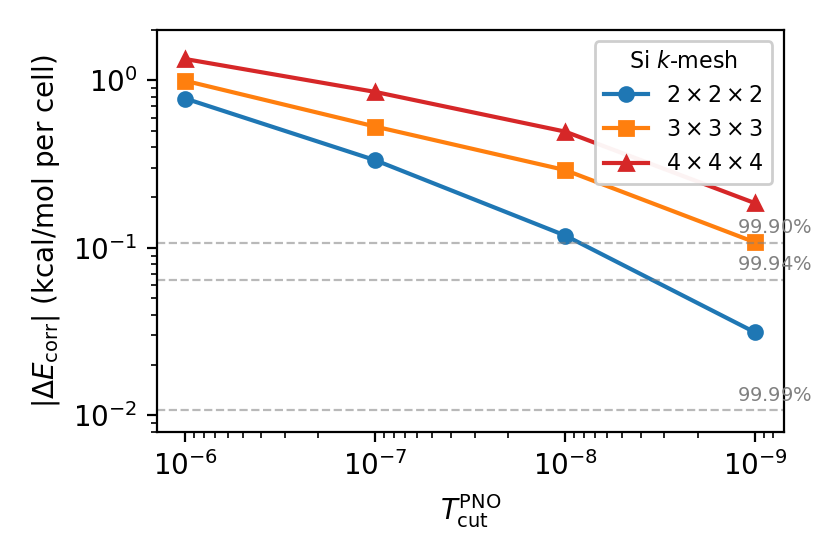

Reproduce this figure in Python.
#!/usr/bin/env python3
"""Silicon PNO convergence: KPNO-MP2 correlation-energy error vs canonical KMP2.

Absolute error in the KPNO-MP2 correlation energy of silicon (pob-TZVP)
relative to canonical periodic MP2, in kcal/mol per unit cell, at three
k-meshes and four PNO truncation thresholds (log-log). The dashed lines mark
99.90 / 99.94 / 99.99% of the canonical correlation energy, referenced to the
4x4x4 KMP2 value. Reference data accompanies the manuscript.

Usage:  python si_pno_accuracy.py   ->   si_pno_accuracy.png
"""
from pathlib import Path

import numpy as np
import matplotlib.pyplot as plt

HA2KCAL = 627.5094740631

# Si pob-TZVP: (k-mesh, canonical KMP2 E_corr, [KPNO E_corr at T_PNO = 1e-6,1e-7,1e-8,1e-9])
SI = [
    (r'$2\times2\times2$', -0.141262809044582,
     [-0.140021227661803, -0.140730898555522, -0.141073859010153, -0.141212926185060]),
    (r'$3\times3\times3$', -0.160697991576758,
     [-0.159113323535782, -0.159853063167544, -0.160233461270831, -0.160525985989561]),
    (r'$4\times4\times4$', -0.171051771949921,
     [-0.168914168499940, -0.169691588036068, -0.170263371832774, -0.170756999490976]),
]
T_PNO = np.array([1e-6, 1e-7, 1e-8, 1e-9])
kmp2_ref_kcal = abs(SI[-1][1]) * HA2KCAL

fig, ax = plt.subplots(figsize=(4.2, 2.8))
for (label, kmp2, kpno_vals), color, marker in zip(SI, ('C0', 'C1', 'C3'), ('o', 's', '^')):
    err = np.abs(np.array(kpno_vals) - kmp2) * HA2KCAL
    ax.loglog(T_PNO, err, '-' + marker, color=color, ms=5, label=label)

for frac, lab in [(0.10e-2, r'$99.90\%$'), (0.06e-2, r'$99.94\%$'), (0.01e-2, r'$99.99\%$')]:
    y = frac * kmp2_ref_kcal
    ax.axhline(y, color='gray', linestyle='--', linewidth=0.8, alpha=0.55)
    ax.text(1.25e-9, y * 1.08, lab, fontsize=7, color='gray', ha='left', va='bottom')

ax.set_xlabel(r'$T_\mathrm{cut}^\mathrm{PNO}$')
ax.set_ylabel(r'$|\Delta E_\mathrm{corr}|$ (kcal/mol per cell)')
ax.invert_xaxis()
ax.set_ylim(8e-3, 2.0)
ax.legend(title=r'Si $k$-mesh', fontsize=8, title_fontsize=8, framealpha=0.95, loc='upper right')

fig.tight_layout()
out = Path(__file__).resolve().parent / 'si_pno_accuracy.png'
fig.savefig(out, dpi=200)
print(f'Wrote {out}')
